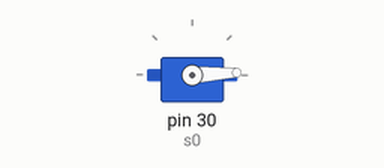
Recording of a sketch running on a simulated Arduino Mega 2560, built with avr-gcc and run on an emulated ATmega2560. Shown: servo.

Above: at 0.05 s.
At 1.3 s:
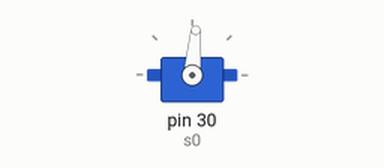
At 2.6 s:
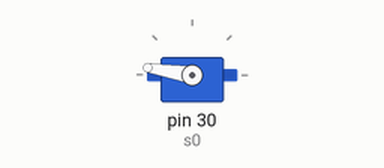
At 5.2 s:
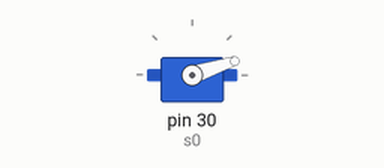
Timing chart, 0 to 7.1 s (numbered marks = the images above):
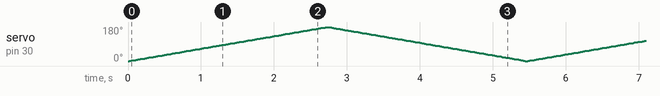

The sketch:

servotest.ino
```cpp
#include <Servo.h> //servo driver
Servo s0;


int pos = 0;    // variable to store the servo position
int maxangle=180;
int cnt = 0;

void setup() {
  s0.attach(30);  // attaches the servo on pin 9 to the servo object
}

void loop() {
  while (cnt < 2 ) {
    for (pos = 0; pos <= maxangle; pos += 1) { // goes from 0 degrees to 180 degrees
      // in steps of 1 degree
      s0.write(pos);              // tell servo to go to position in variable 'pos'
      delay(15);                       // waits 15ms for the servo to reach the position
    }
    for (pos = maxangle; pos >= 0; pos -= 1) { // goes from 180 degrees to 0 degrees
      s0.write(pos);              // tell servo to go to position in variable 'pos'
      delay(15);                       // waits 15ms for the servo to reach the position
    }
    cnt++;
  }
  if (cnt=2) {
    s0.write(maxangle/2);
    delay(15);
    cnt++;
  }
}
```
